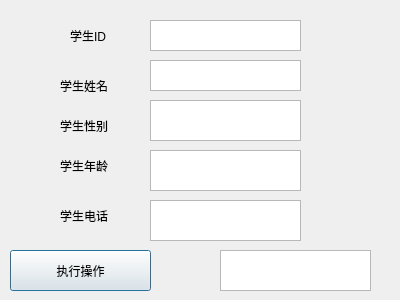
<?xml version="1.0" encoding="UTF-8"?>
<ui version="4.0">
 <class>Dialog12</class>
 <widget class="QDialog" name="Dialog12">
  <property name="geometry">
   <rect>
    <x>0</x>
    <y>0</y>
    <width>400</width>
    <height>300</height>
   </rect>
  </property>
  <property name="windowTitle">
   <string>Dialog</string>
  </property>
  <widget class="QLabel" name="label">
   <property name="geometry">
    <rect>
     <x>70</x>
     <y>20</y>
     <width>72</width>
     <height>31</height>
    </rect>
   </property>
   <property name="text">
    <string>学生ID</string>
   </property>
  </widget>
  <widget class="QTextEdit" name="textEdit">
   <property name="geometry">
    <rect>
     <x>150</x>
     <y>20</y>
     <width>151</width>
     <height>31</height>
    </rect>
   </property>
  </widget>
  <widget class="QLabel" name="label_2">
   <property name="geometry">
    <rect>
     <x>60</x>
     <y>70</y>
     <width>72</width>
     <height>31</height>
    </rect>
   </property>
   <property name="text">
    <string>学生姓名</string>
   </property>
  </widget>
  <widget class="QTextEdit" name="textEdit_2">
   <property name="geometry">
    <rect>
     <x>150</x>
     <y>60</y>
     <width>151</width>
     <height>31</height>
    </rect>
   </property>
  </widget>
  <widget class="QLabel" name="label_3">
   <property name="geometry">
    <rect>
     <x>60</x>
     <y>110</y>
     <width>72</width>
     <height>31</height>
    </rect>
   </property>
   <property name="text">
    <string>学生性别</string>
   </property>
  </widget>
  <widget class="QTextEdit" name="textEdit_3">
   <property name="geometry">
    <rect>
     <x>150</x>
     <y>100</y>
     <width>151</width>
     <height>41</height>
    </rect>
   </property>
  </widget>
  <widget class="QLabel" name="label_4">
   <property name="geometry">
    <rect>
     <x>60</x>
     <y>150</y>
     <width>72</width>
     <height>31</height>
    </rect>
   </property>
   <property name="text">
    <string>学生年龄</string>
   </property>
  </widget>
  <widget class="QTextEdit" name="textEdit_4">
   <property name="geometry">
    <rect>
     <x>150</x>
     <y>150</y>
     <width>151</width>
     <height>41</height>
    </rect>
   </property>
  </widget>
  <widget class="QLabel" name="label_5">
   <property name="geometry">
    <rect>
     <x>60</x>
     <y>200</y>
     <width>72</width>
     <height>31</height>
    </rect>
   </property>
   <property name="text">
    <string>学生电话</string>
   </property>
  </widget>
  <widget class="QTextEdit" name="textEdit_5">
   <property name="geometry">
    <rect>
     <x>150</x>
     <y>200</y>
     <width>151</width>
     <height>41</height>
    </rect>
   </property>
  </widget>
  <widget class="QPushButton" name="pushButton">
   <property name="geometry">
    <rect>
     <x>10</x>
     <y>250</y>
     <width>141</width>
     <height>41</height>
    </rect>
   </property>
   <property name="text">
    <string>执行操作</string>
   </property>
  </widget>
  <widget class="QTextEdit" name="textEdit_6">
   <property name="geometry">
    <rect>
     <x>220</x>
     <y>250</y>
     <width>151</width>
     <height>41</height>
    </rect>
   </property>
  </widget>
 </widget>
 <resources/>
 <connections/>
</ui>
